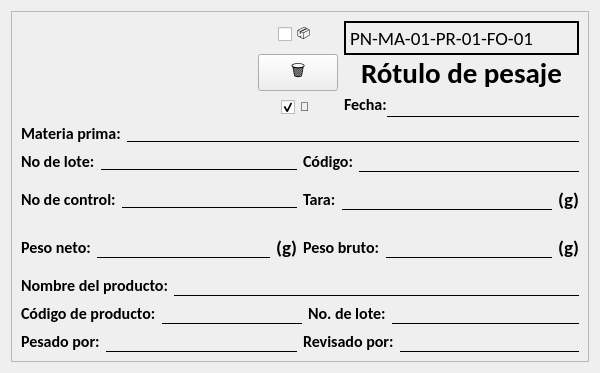
<?xml version="1.0" encoding="UTF-8"?>
<ui version="4.0">
 <class>Form</class>
 <widget class="QWidget" name="Form">
  <property name="geometry">
   <rect>
    <x>0</x>
    <y>0</y>
    <width>600</width>
    <height>373</height>
   </rect>
  </property>
  <property name="windowTitle">
   <string>Form</string>
  </property>
  <layout class="QHBoxLayout" name="horizontalLayout">
   <item>
    <widget class="QFrame" name="frame">
     <property name="frameShape">
      <enum>QFrame::Shape::StyledPanel</enum>
     </property>
     <property name="frameShadow">
      <enum>QFrame::Shadow::Plain</enum>
     </property>
     <property name="lineWidth">
      <number>2</number>
     </property>
     <layout class="QGridLayout" name="gridLayout">
      <item row="2" column="0" colspan="3">
       <layout class="QHBoxLayout" name="horizontalLayout_102">
        <item>
         <layout class="QHBoxLayout" name="horizontalLayout_103">
          <item>
           <widget class="QLabel" name="label_92">
            <property name="font">
             <font>
              <family>Calibri</family>
              <pointsize>12</pointsize>
              <bold>true</bold>
             </font>
            </property>
            <property name="text">
             <string>No de lote:</string>
            </property>
           </widget>
          </item>
          <item>
           <widget class="QLineEdit" name="inputBatchMateriaPrima">
            <property name="font">
             <font>
              <pointsize>10</pointsize>
             </font>
            </property>
            <property name="styleSheet">
             <string notr="true">border: none;
border-bottom: 1px solid black; background-color: transparent;</string>
            </property>
            <property name="alignment">
             <set>Qt::AlignmentFlag::AlignCenter</set>
            </property>
           </widget>
          </item>
         </layout>
        </item>
        <item>
         <layout class="QHBoxLayout" name="horizontalLayout_104">
          <item>
           <widget class="QLabel" name="label_93">
            <property name="font">
             <font>
              <family>Calibri</family>
              <pointsize>12</pointsize>
              <bold>true</bold>
             </font>
            </property>
            <property name="text">
             <string>Código:</string>
            </property>
           </widget>
          </item>
          <item>
           <widget class="QLineEdit" name="inputCodeMateriaPrima">
            <property name="font">
             <font>
              <pointsize>12</pointsize>
             </font>
            </property>
            <property name="styleSheet">
             <string notr="true">border: none;
border-bottom: 1px solid black; background-color: transparent;</string>
            </property>
            <property name="alignment">
             <set>Qt::AlignmentFlag::AlignCenter</set>
            </property>
           </widget>
          </item>
         </layout>
        </item>
       </layout>
      </item>
      <item row="4" column="0" colspan="3">
       <layout class="QHBoxLayout" name="horizontalLayout_108">
        <item>
         <layout class="QHBoxLayout" name="horizontalLayout_109">
          <item>
           <widget class="QLabel" name="label_96">
            <property name="font">
             <font>
              <family>Calibri</family>
              <pointsize>12</pointsize>
              <bold>true</bold>
             </font>
            </property>
            <property name="text">
             <string>Peso neto:</string>
            </property>
           </widget>
          </item>
          <item>
           <widget class="QLineEdit" name="inputPesoNeto">
            <property name="font">
             <font>
              <pointsize>12</pointsize>
             </font>
            </property>
            <property name="styleSheet">
             <string notr="true">border: none;
border-bottom: 1px solid black; background-color: transparent;</string>
            </property>
            <property name="alignment">
             <set>Qt::AlignmentFlag::AlignCenter</set>
            </property>
           </widget>
          </item>
          <item>
           <widget class="QLabel" name="label">
            <property name="font">
             <font>
              <family>Calibri</family>
              <pointsize>14</pointsize>
              <bold>true</bold>
             </font>
            </property>
            <property name="text">
             <string>(g)</string>
            </property>
           </widget>
          </item>
         </layout>
        </item>
        <item>
         <layout class="QHBoxLayout" name="horizontalLayout_110">
          <item>
           <widget class="QLabel" name="label_97">
            <property name="font">
             <font>
              <family>Calibri</family>
              <pointsize>12</pointsize>
              <bold>true</bold>
             </font>
            </property>
            <property name="text">
             <string>Peso bruto:</string>
            </property>
           </widget>
          </item>
          <item>
           <widget class="QLineEdit" name="inputPesoBruto">
            <property name="font">
             <font>
              <pointsize>12</pointsize>
             </font>
            </property>
            <property name="styleSheet">
             <string notr="true">border: none;
border-bottom: 1px solid black; background-color: transparent;</string>
            </property>
            <property name="alignment">
             <set>Qt::AlignmentFlag::AlignCenter</set>
            </property>
           </widget>
          </item>
          <item>
           <widget class="QLabel" name="label_2">
            <property name="font">
             <font>
              <family>Calibri</family>
              <pointsize>14</pointsize>
              <bold>true</bold>
             </font>
            </property>
            <property name="text">
             <string>(g)</string>
            </property>
           </widget>
          </item>
         </layout>
        </item>
       </layout>
      </item>
      <item row="0" column="0">
       <widget class="QLabel" name="imageRot_6">
        <property name="minimumSize">
         <size>
          <width>231</width>
          <height>81</height>
         </size>
        </property>
        <property name="maximumSize">
         <size>
          <width>231</width>
          <height>81</height>
         </size>
        </property>
        <property name="text">
         <string/>
        </property>
        <property name="pixmap">
         <pixmap>../media/logo-byspro.png</pixmap>
        </property>
        <property name="scaledContents">
         <bool>true</bool>
        </property>
       </widget>
      </item>
      <item row="7" column="0" colspan="3">
       <layout class="QHBoxLayout" name="horizontalLayout_115">
        <item>
         <layout class="QHBoxLayout" name="horizontalLayout_116">
          <item>
           <widget class="QLabel" name="label_101">
            <property name="font">
             <font>
              <family>Calibri</family>
              <pointsize>12</pointsize>
              <bold>true</bold>
             </font>
            </property>
            <property name="text">
             <string>Pesado por:</string>
            </property>
           </widget>
          </item>
          <item>
           <widget class="QLineEdit" name="inputSignature">
            <property name="font">
             <font>
              <pointsize>12</pointsize>
             </font>
            </property>
            <property name="styleSheet">
             <string notr="true">border: none;
border-bottom: 1px solid black; background-color: transparent;</string>
            </property>
            <property name="alignment">
             <set>Qt::AlignmentFlag::AlignCenter</set>
            </property>
           </widget>
          </item>
         </layout>
        </item>
        <item>
         <layout class="QHBoxLayout" name="horizontalLayout_117">
          <item>
           <widget class="QLabel" name="label_102">
            <property name="font">
             <font>
              <family>Calibri</family>
              <pointsize>12</pointsize>
              <bold>true</bold>
             </font>
            </property>
            <property name="text">
             <string>Revisado por:</string>
            </property>
           </widget>
          </item>
          <item>
           <widget class="QLineEdit" name="lineEdit_50">
            <property name="font">
             <font>
              <pointsize>12</pointsize>
             </font>
            </property>
            <property name="styleSheet">
             <string notr="true">border: none;
border-bottom: 1px solid black; background-color: transparent;</string>
            </property>
            <property name="alignment">
             <set>Qt::AlignmentFlag::AlignCenter</set>
            </property>
           </widget>
          </item>
         </layout>
        </item>
       </layout>
      </item>
      <item row="0" column="2">
       <layout class="QVBoxLayout" name="verticalLayout_7">
        <property name="spacing">
         <number>0</number>
        </property>
        <item>
         <widget class="QLabel" name="label_88">
          <property name="font">
           <font>
            <family>Calibri</family>
            <pointsize>14</pointsize>
           </font>
          </property>
          <property name="styleSheet">
           <string notr="true">border: 2px solid black; </string>
          </property>
          <property name="text">
           <string>PN-MA-01-PR-01-FO-01</string>
          </property>
         </widget>
        </item>
        <item>
         <widget class="QLabel" name="label_89">
          <property name="font">
           <font>
            <family>Calibri</family>
            <pointsize>22</pointsize>
            <bold>true</bold>
           </font>
          </property>
          <property name="text">
           <string>Rótulo de pesaje</string>
          </property>
          <property name="alignment">
           <set>Qt::AlignmentFlag::AlignCenter</set>
          </property>
         </widget>
        </item>
        <item>
         <layout class="QHBoxLayout" name="horizontalLayout_100">
          <item>
           <widget class="QLabel" name="label_90">
            <property name="font">
             <font>
              <family>Calibri</family>
              <pointsize>12</pointsize>
              <bold>true</bold>
             </font>
            </property>
            <property name="text">
             <string>Fecha:</string>
            </property>
           </widget>
          </item>
          <item>
           <widget class="QLineEdit" name="inputDate">
            <property name="font">
             <font>
              <pointsize>14</pointsize>
             </font>
            </property>
            <property name="styleSheet">
             <string notr="true">border: none;
border-bottom: 1px solid black; background-color: transparent;</string>
            </property>
            <property name="text">
             <string/>
            </property>
            <property name="alignment">
             <set>Qt::AlignmentFlag::AlignCenter</set>
            </property>
           </widget>
          </item>
         </layout>
        </item>
       </layout>
      </item>
      <item row="0" column="1">
       <layout class="QVBoxLayout" name="verticalLayout">
        <item alignment="Qt::AlignmentFlag::AlignHCenter">
         <widget class="QCheckBox" name="checkEntregar">
          <property name="cursor">
           <cursorShape>PointingHandCursor</cursorShape>
          </property>
          <property name="text">
           <string>📦</string>
          </property>
         </widget>
        </item>
        <item>
         <widget class="QPushButton" name="btnDelete">
          <property name="sizePolicy">
           <sizepolicy hsizetype="Minimum" vsizetype="Fixed">
            <horstretch>0</horstretch>
            <verstretch>0</verstretch>
           </sizepolicy>
          </property>
          <property name="minimumSize">
           <size>
            <width>10</width>
            <height>0</height>
           </size>
          </property>
          <property name="font">
           <font>
            <pointsize>12</pointsize>
           </font>
          </property>
          <property name="cursor">
           <cursorShape>PointingHandCursor</cursorShape>
          </property>
          <property name="text">
           <string>🗑</string>
          </property>
          <property name="autoDefault">
           <bool>false</bool>
          </property>
         </widget>
        </item>
        <item alignment="Qt::AlignmentFlag::AlignHCenter">
         <widget class="QCheckBox" name="checkSyncDate">
          <property name="minimumSize">
           <size>
            <width>0</width>
            <height>0</height>
           </size>
          </property>
          <property name="cursor">
           <cursorShape>PointingHandCursor</cursorShape>
          </property>
          <property name="text">
           <string>📅</string>
          </property>
          <property name="checked">
           <bool>true</bool>
          </property>
         </widget>
        </item>
       </layout>
      </item>
      <item row="3" column="0" colspan="3">
       <layout class="QHBoxLayout" name="horizontalLayout_105">
        <item>
         <layout class="QHBoxLayout" name="horizontalLayout_106">
          <item>
           <widget class="QLabel" name="label_94">
            <property name="font">
             <font>
              <family>Calibri</family>
              <pointsize>12</pointsize>
              <bold>true</bold>
             </font>
            </property>
            <property name="text">
             <string>No de control:</string>
            </property>
           </widget>
          </item>
          <item>
           <widget class="QLineEdit" name="inputNumControl">
            <property name="font">
             <font>
              <pointsize>10</pointsize>
             </font>
            </property>
            <property name="styleSheet">
             <string notr="true">border: none;
border-bottom: 1px solid black; background-color: transparent;</string>
            </property>
            <property name="alignment">
             <set>Qt::AlignmentFlag::AlignCenter</set>
            </property>
           </widget>
          </item>
         </layout>
        </item>
        <item>
         <layout class="QHBoxLayout" name="horizontalLayout_107">
          <property name="sizeConstraint">
           <enum>QLayout::SizeConstraint::SetDefaultConstraint</enum>
          </property>
          <property name="rightMargin">
           <number>0</number>
          </property>
          <item>
           <widget class="QLabel" name="label_95">
            <property name="font">
             <font>
              <family>Calibri</family>
              <pointsize>12</pointsize>
              <bold>true</bold>
             </font>
            </property>
            <property name="text">
             <string>Tara:</string>
            </property>
           </widget>
          </item>
          <item>
           <widget class="QLineEdit" name="inputTara">
            <property name="font">
             <font>
              <pointsize>12</pointsize>
             </font>
            </property>
            <property name="styleSheet">
             <string notr="true">border: none;
border-bottom: 1px solid black; background-color: transparent;</string>
            </property>
            <property name="alignment">
             <set>Qt::AlignmentFlag::AlignCenter</set>
            </property>
           </widget>
          </item>
          <item>
           <widget class="QLabel" name="label_3">
            <property name="font">
             <font>
              <family>Calibri</family>
              <pointsize>14</pointsize>
              <bold>true</bold>
             </font>
            </property>
            <property name="text">
             <string>(g)</string>
            </property>
           </widget>
          </item>
         </layout>
        </item>
       </layout>
      </item>
      <item row="6" column="0" colspan="3">
       <layout class="QHBoxLayout" name="horizontalLayout_112">
        <item>
         <layout class="QHBoxLayout" name="horizontalLayout_113">
          <item>
           <widget class="QLabel" name="label_99">
            <property name="font">
             <font>
              <family>Calibri</family>
              <pointsize>12</pointsize>
              <bold>true</bold>
             </font>
            </property>
            <property name="text">
             <string>Código de producto:</string>
            </property>
           </widget>
          </item>
          <item>
           <widget class="QLineEdit" name="inputCode">
            <property name="font">
             <font>
              <pointsize>12</pointsize>
             </font>
            </property>
            <property name="styleSheet">
             <string notr="true">border: none;
border-bottom: 1px solid black; background-color: transparent;</string>
            </property>
            <property name="alignment">
             <set>Qt::AlignmentFlag::AlignCenter</set>
            </property>
           </widget>
          </item>
         </layout>
        </item>
        <item>
         <layout class="QHBoxLayout" name="horizontalLayout_114">
          <item>
           <widget class="QLabel" name="label_100">
            <property name="font">
             <font>
              <family>Calibri</family>
              <pointsize>12</pointsize>
              <bold>true</bold>
             </font>
            </property>
            <property name="text">
             <string>No. de lote:</string>
            </property>
           </widget>
          </item>
          <item>
           <widget class="QLineEdit" name="inputBatch">
            <property name="font">
             <font>
              <pointsize>12</pointsize>
             </font>
            </property>
            <property name="styleSheet">
             <string notr="true">border: none;
border-bottom: 1px solid black; background-color: transparent;</string>
            </property>
            <property name="alignment">
             <set>Qt::AlignmentFlag::AlignCenter</set>
            </property>
           </widget>
          </item>
         </layout>
        </item>
       </layout>
      </item>
      <item row="1" column="0" colspan="3">
       <layout class="QHBoxLayout" name="horizontalLayout_101">
        <item>
         <widget class="QLabel" name="label_91">
          <property name="font">
           <font>
            <family>Calibri</family>
            <pointsize>12</pointsize>
            <bold>true</bold>
           </font>
          </property>
          <property name="text">
           <string>Materia prima:</string>
          </property>
         </widget>
        </item>
        <item>
         <widget class="QLineEdit" name="inputMateriaPrima">
          <property name="font">
           <font>
            <pointsize>10</pointsize>
           </font>
          </property>
          <property name="styleSheet">
           <string notr="true">border: none;
border-bottom: 1px solid black; background-color: transparent;</string>
          </property>
          <property name="alignment">
           <set>Qt::AlignmentFlag::AlignCenter</set>
          </property>
         </widget>
        </item>
       </layout>
      </item>
      <item row="5" column="0" colspan="3">
       <layout class="QHBoxLayout" name="horizontalLayout_111">
        <item>
         <widget class="QLabel" name="label_98">
          <property name="font">
           <font>
            <family>Calibri</family>
            <pointsize>12</pointsize>
            <bold>true</bold>
           </font>
          </property>
          <property name="text">
           <string>Nombre del producto:</string>
          </property>
         </widget>
        </item>
        <item>
         <widget class="QLineEdit" name="inputName">
          <property name="font">
           <font>
            <pointsize>12</pointsize>
           </font>
          </property>
          <property name="styleSheet">
           <string notr="true">border: none;
border-bottom: 1px solid black; background-color: transparent;</string>
          </property>
          <property name="alignment">
           <set>Qt::AlignmentFlag::AlignCenter</set>
          </property>
         </widget>
        </item>
       </layout>
      </item>
     </layout>
    </widget>
   </item>
  </layout>
 </widget>
 <resources/>
 <connections/>
</ui>
